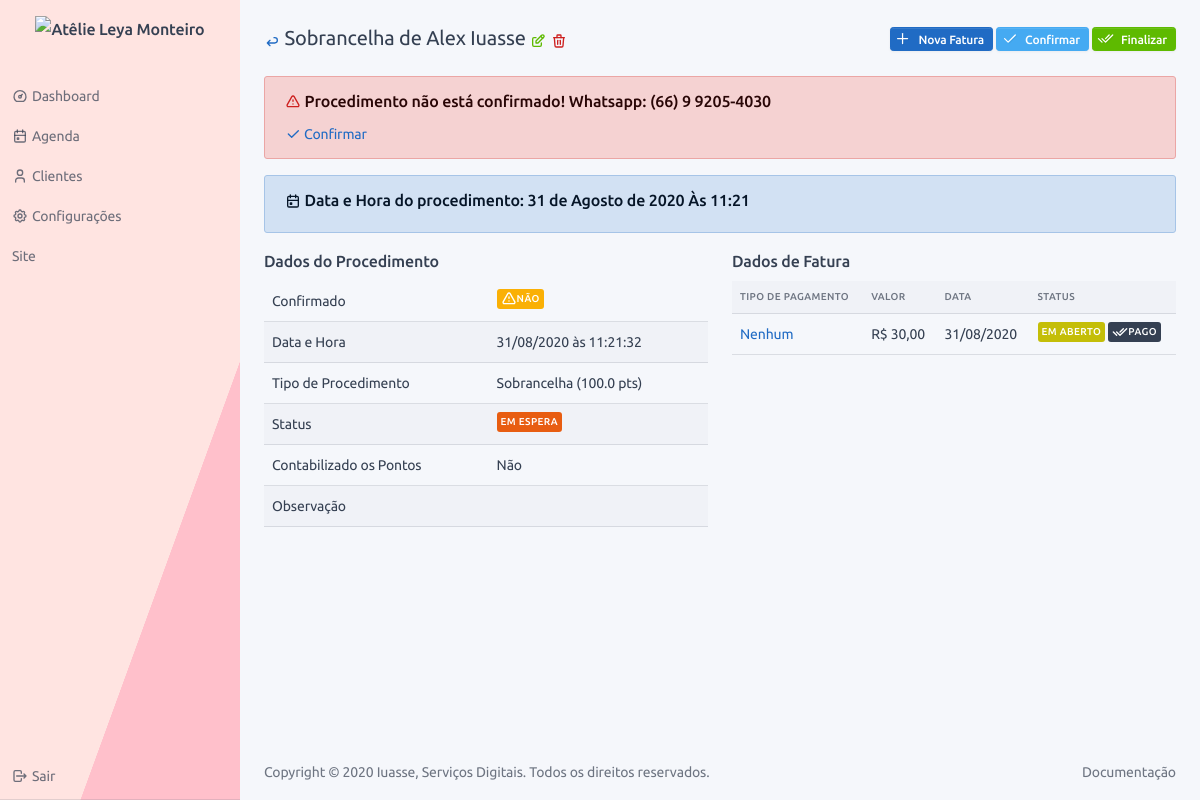
The page /service/2/25/profile/ (signed in) on the database its author committed.
### service/models.py (models this page shows, shortened)
class OrderOfService(BaseModel):
    type_of_service = models.ForeignKey("config.TypeOfService", verbose_name="Procedimento", on_delete=models.SET_NULL,
                                        null=True)
    status = models.ForeignKey("config.StatusService", verbose_name="Status", on_delete=models.PROTECT)
    finished = models.BooleanField("finalizado", default=False)
    counted = models.BooleanField("contabilizado", default=False, help_text="Procedimento já foi contabilizado?")
    confirmed = models.BooleanField("confirmado", default=False, help_text="Procedimento foi confirmado?")
    date = models.DateField("Data", default=timezone.localtime(timezone.now()))
    time = models.TimeField("Hora", default=timezone.localtime(timezone.now()))
    observation = models.TextField("observação", blank=True)
    customer = models.ForeignKey("users.CustomUser", verbose_name="Cliente", on_delete=models.CASCADE, blank=True,
                                 null=True)
    def get_back_url(self):
        return reverse('users:customuser:profile', kwargs={'pk': self.customer.pk})
    def get_delete_url(self):
        return reverse(self.get_reverse_delete, kwargs={'cpk': self.customer.pk, 'pk': self.pk})
    def get_edit_url(self):
        return reverse(self.get_reverse_edit, kwargs={'cpk': self.customer.pk, 'pk': self.pk})
    def get_new_invoice_url(self):
        return reverse('financial:invoice:create', kwargs={'spk': self.pk})
    def get_confirmed_url(self):
        return reverse('service:orderofservice:confirmed', kwargs={'pk': self.pk, 'flag': 0})
    def get_finished_url(self):
        return reverse('service:orderofservice:finished', kwargs={'pk': self.pk, 'flag': 0})
    def get_full_name(self):
        return "{} de {}".format(self.type_of_service, self.customer.get_full_name())
    def get_confirmed_html(self):
        return settings.ICON_CONFIRMED if self.confirmed else settings.ICON_NOT_CONFIRMED
    def get_date_html(self):
        return "Hoje às {} <span class='text-info'>{}</span>".format(self.time,
                                                                     ICON_CALENDAR) if self.date == date.today() \
            else "{} às {}".format(self.date.strftime("%d/%m/%Y"), self.time)
    def get_status_html(self):
        return f"<span class='badge' style='background-color: {self.status.contextual};'>{self.status}</span>"
    def get_dict_data(self):
        return {
            'Confirmado': mark_safe(self.get_confirmed_html),
            'Data e Hora': mark_safe(self.get_date_html()),
            'Tipo de Procedimento': "{} ({} pts)".format(self.type_of_service, self.type_of_service.rewarded_points),
            'Status': mark_safe(self.get_status_html()),
            'Contabilizado os Pontos': "Sim" if self.counted else "Não",
            'Observação': self.observation,
        }
    def get_invoice_sorted_by_date(self):
        retDict = {}
        for s in self.invoice_set.all().order_by('-date', '-id'):
            m_y = "{}/{}".format(s.date.month, s.date.year)
            if m_y in retDict:
                retDict[m_y]['invoices'].append(s)
            else:
                retDict[m_y] = {}
                retDict[m_y]['invoices'] = []
                retDict[m_y]['invoices'].append(s)
        return retDict
    def get_past_date_without_invoice(self):
        return self.date < date.today() and self.invoice_set.all().count() == 0

### users/models.py (models this page shows, shortened)
class CustomUser(AbstractUser):
    birth_day = models.DateField('data de nascimento', blank=True, null=True)
    whatsapp = models.CharField('whatsapp', max_length=16)
    total_of_points = models.FloatField(default=0, verbose_name='Total de pontos')
    def get_full_name(self):
        return "{} {}".format(self.first_name, self.last_name)

### config/models.py (models this page shows, shortened)
class BaseConfigModel(BaseModel):
    name = models.CharField("nome", max_length=128)
    def __str__(self):
        return self.name
    class Meta:
        abstract = True

class TypeOfService(BaseConfigModel):
    contextual = models.CharField("cor", default="#ffffff", max_length=7,
                                  help_text="Escolha uma cor para representar esse procedimento!")
    time = models.FloatField("tempo", default=30, help_text="Coloque o tempo em minutos, ex.: 1hr = 60min")
    value = models.DecimalField("Valor", max_digits=11, decimal_places=2, default=0,
                                help_text="Valor do procedimento, ele será usado para auto preenchimento de alguns "
                                          "campos!")
    rewarded_points = models.FloatField("pontos ganhos", default=0)

class StatusPayment(BaseConfigModel):
    contextual = models.CharField("cor", default="#ffffff", max_length=7,
                                  help_text="Escolha uma cor para representar esse status")

### financial/models.py (models this page shows, shortened)
class Invoice(BaseModel):
    order_of_service = models.ForeignKey("service.OrderOfService", verbose_name="Procedimento",
                                         on_delete=models.CASCADE, null=True, blank=True,
                                         help_text="Procedimento a qual esse lançamento pertence.")
    type_of_payment = models.ForeignKey("config.TypeOfPayment", verbose_name="Tipo de Pagamento", null=True,
                                        on_delete=models.PROTECT, help_text="Qual foi o tipo de pagamento?")
    status = models.ForeignKey("config.StatusPayment", verbose_name="Status", on_delete=models.PROTECT, null=True)
    value = models.DecimalField("Valor", max_digits=11, decimal_places=2, help_text="O valor que foi pago.")
    date = models.DateField("Data", default=now, help_text="Data do pagamento.")
    observation = models.TextField("Observação", blank=True, null=True)
    def get_edit_url(self):
        return reverse(self.get_reverse_edit, kwargs={'spk': self.order_of_service.pk, 'pk': self.pk})
    def get_is_success(self):
        return self.status.pk == settings.STATUS_PAYMENT_SUCCESS

### service/views.py (the view)
# urls.py: path('<int:cpk>/<int:pk>/profile/', OrderOfServiceProfile.as_view(), name='profile'),
class OrderOfServiceProfile(LoginRequiredMixin, View):
    template = 'service/profile.html'
    title = TITLE_VIEW_ORDER_OF_SERVICE
    subtitle = SUBTITLE_ORDER_OF_SERVICE
    def get(self, request, cpk, pk):
        return render(request, self.template, {'obj': OrderOfService.objects.get(pk=pk)})

### base/models.py (called while the page is built)
    @property
    def get_reverse_delete(self):
        return '{}:{}:delete'.format(self._meta.app_label, self._meta.model_name)

    @property
    def get_reverse_edit(self):
        return '{}:{}:edit'.format(self._meta.app_label, self._meta.model_name)

### frontend/templates/service/profile.html (shortened to what this page needs)
{% extends '../base/profile.html' %}
{% block page_header_actions %}
<a class="btn btn-sm btn-primary d-none d-sm-inline-block ml-auto" data-toggle="tooltip"
   href="{{obj.get_new_invoice_url}}"
   title="{{TOOLTIP_NEW_INVOICE}}">
    {{ICON_ADD|safe}}
    Nova Fatura
</a>
{% if not obj.confirmed %}
<a class="btn btn-sm btn-info d-none d-sm-inline-block" data-toggle="tooltip"
   href="{{obj.get_confirmed_url}}" title="{{TOOLTIP_SERVICE_CONFIRM}}">
    {{ICON_CHECK|safe}}
    Confirmar
</a>
{% endif %}
{% if not obj.finished %}
<a class="btn btn-sm btn-success d-none d-sm-inline-block" data-toggle="tooltip"
   href="{{obj.get_finished_url}}" title="{{TOOLTIP_SERVICE_FINISH}}">
    {{ICON_DOUBLE_CHECK|safe}}
    Finalizar
</a>
{% endif %}
{% endblock %}
{% block profile_content %}
{% if not obj.confirmed %}
<div class="col-md-12">
    <div class="alert alert-danger">
        <h3>
            <span class="text-danger">{{ICON_TRIANGLE_ALERT|safe}}</span>
            Procedimento não está confirmado! Whatsapp: {{obj.customer.whatsapp}}
        </h3>
        <a data-toggle="tooltip" href="{{obj.get_confirmed_url}}" title="{{TOOLTIP_SERVICE_CONFIRM}}">
            {{ICON_CHECK|safe}}
            Confirmar
        </a>
    </div>
</div>
{% endif %}
<div class="col-md-12">
    <div class="alert alert-primary">
        <h3>
            {{ICON_CALENDAR|safe}}
            Data e Hora do procedimento: {{obj.date}} Às {{obj.time}}
        </h3>
    </div>
</div>
<div class="row">
    <div class="col-md-6">
        <h3>Dados do Procedimento</h3>
        <div class="table-responsive">
            <table class="table table-hover table-striped">
                {% for k, v in obj.get_dict_data.items %}
                <tr>
                    <td>{{k}}</td>
                    <td>{{v|default_if_none:""}}</td>
                </tr>
                {% endfor %}
            </table>
        </div>
    </div>
    <div class="col-md-6">
        <h3>Dados de Fatura</h3>
        <div class="table-responsive">
            <table class="table table-hover table-striped">
                <thead>
                <tr>
                    <th>Tipo de Pagamento</th>
                    <th>Valor</th>
                    <th>Data</th>
                    <th>Status</th>
                </tr>
                </thead>
                {% for k, v in obj.get_invoice_sorted_by_date.items %}
                {% for kk,vv in v.items %}
                {% for s in vv %}
                <tr>
                    <td>
                        <a href="{{s.get_edit_url}}">
                            {{s.type_of_payment|default_if_none:"Nenhum"}}
                        </a>
                    </td>
                    <td>R$ {{s.value}}</td>
                    <td>{{s.date|date:"SHORT_DATE_FORMAT"}}</td>
                    <td>
                        <span class="badge" style="background-color: {{s.status.contextual}};">
                            {{s.status|default_if_none:"Nenhum"}}
                        </span>
                        {% if not s.get_is_success %}
                        <a data-toggle="tooltip" href="{% url 'financial:invoice:success' pk=s.pk %}"
                           title="{{TOOLTIP_PAYMENT_PAY}}">
                            <span class="badge bg-dark">{{ICON_DOUBLE_CHECK|safe}} Pago</span>
                        </a>
                        {% endif %}
                    </td>
                </tr>
                {% endfor %}
                {% endfor %}
                {% endfor %}
            </table>
        </div>
    </div>
</div>
{% endblock %}

### frontend/templates/base/profile.html
{% extends 'base.html' %}
{% block content %}
<div class="container-fluid">
    <div class="page-header">
        <div class="row align-items-center">
            <div class="col-auto">
                <h2 class="page-title">
                    <a data-toggle="tooltip" href="{{obj.get_back_url}}" title="Voltar">
                        <span class="text-primary">{{ICON_ARROW_BACK|safe}}</span>
                    </a>
                    {{obj.get_full_name}}
                    <a data-toggle="tooltip" href="{{obj.get_edit_url}}" title="Editar">
                        <span class="text-success">{{ICON_EDIT|safe}}</span>
                    </a>
                    <a data-toggle="tooltip" href="{{obj.get_delete_url}}" title="Deletar">
                        <span class="text-danger">{{ICON_DELETE|safe}}</span>
                    </a>
                </h2>
            </div>
            <div class="col-auto ml-auto d-print-none">
                {% block page_header_actions %}{% endblock %}
            </div>
        </div>
    </div>
    {% block profile_content %}{% endblock %}
</div>
{% endblock %}

### frontend/templates/base.html (style rules this page uses)
body { display: none; }

### rows shown on the page
OrderOfService: get_full_name "Sobrancelha de Alex Iuasse", customer.whatsapp "(66) 9 9205-4030", date "31 de Agosto de 2020", time "11:21", counted False (drawn), get_dict_data "NÃO"
Invoice: type_of_payment "Nenhum", value "30,00", date "31/08/2020", status "EM ABERTO"

### other values the page prints
{{ k }} "Confirmado" "Data e Hora" "Tipo de Procedimento" "Status" "Contabilizado os Pontos" "Observação"
{{ v|default_if_none:"" }} "31/08/2020 às 11:21:32" "Sobrancelha (100.0 pts)" "EM ESPERA" "Não"
